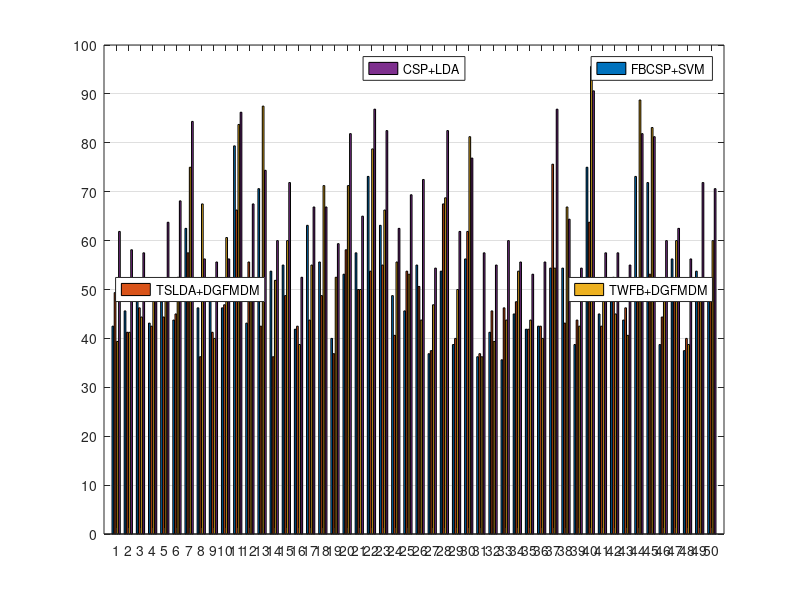

Recreate this plot in MATLAB.
    loadedData = load('FeatureData1.mat');
    Acc = loadedData.data.Accuracy;

    % % 拆分数据
    % Acc1 = Acc(:, 1:25);
    % Acc2 = Acc(:, 26:50);

    % % 生成 X 轴标签
    % a1 = cell(1, 25);
    % a2 = cell(1, 25);
    % for i = 1:25
    %     a1{1, i} = num2str(i);
    %     a2{1, i} = num2str(i + 25);
    % end


    % p = bar(Acc1');
    % set(gca,'YLim', [0,100], 'XTickLabel',a1, 'FontSize', 10);
    % set(gca, 'Xtick', [1:25],'Ytick', [0:5:10], 'ygrid','on','GridLineStyle','-');
    % axis([0 51 0 100]);
    
    
    % legend(p(1),'FBCSP+SVM');
    % ah=axes('position',get(gca,'position'),'visible','off');
    % legend(ah,p(2),'TSLDA+DGFMDM','location','west');
    % ah=axes('position',get(gca,'position'),'visible','off');
    % legend(ah,p(3),'TWFB+DGFMDM','location','east');
    % ah=axes('position',get(gca,'position'),'visible','off');
    % legend(ah,p(4),'CSP+LDA','location','north');

    % figure;

    % p = bar(Acc2');
    % set(gca,'YLim', [0,100], 'XTickLabel',a, 'FontSize', 10);
    % set(gca, 'Xtick', [1:25],'Ytick', [0:5:100], 'ygrid','on','GridLineStyle','-');
    % axis([0 51 0 100]);
    
    
    % legend(p(1),'FBCSP+SVM');
    % ah=axes('position',get(gca,'position'),'visible','off');
    % legend(ah,p(2),'TSLDA+DGFMDM','location','west');
    % ah=axes('position',get(gca,'position'),'visible','off');
    % legend(ah,p(3),'TWFB+DGFMDM','location','east');
    % ah=axes('position',get(gca,'position'),'visible','off');
    % legend(ah,p(4),'CSP+LDA','location','north');

    % figure;


    a = cell(1,50);
    for i = 1:50
        a{1,i}=num2str(i);
    end

    p = bar(Acc');
    set(gca,'YLim', [0,100], 'XTickLabel',a, 'FontSize', 10);
    set(gca, 'Xtick', [1:50],'Ytick', [0:10:100], 'ygrid','on','GridLineStyle','-');
    axis([0 51 0 100]);
    
    
    legend(p(1),'FBCSP+SVM');
    ah=axes('position',get(gca,'position'),'visible','off');
    legend(ah,p(2),'TSLDA+DGFMDM','location','west');
    ah=axes('position',get(gca,'position'),'visible','off');
    legend(ah,p(3),'TWFB+DGFMDM','location','east');
    ah=axes('position',get(gca,'position'),'visible','off');
    legend(ah,p(4),'CSP+LDA','location','north');

    figure;